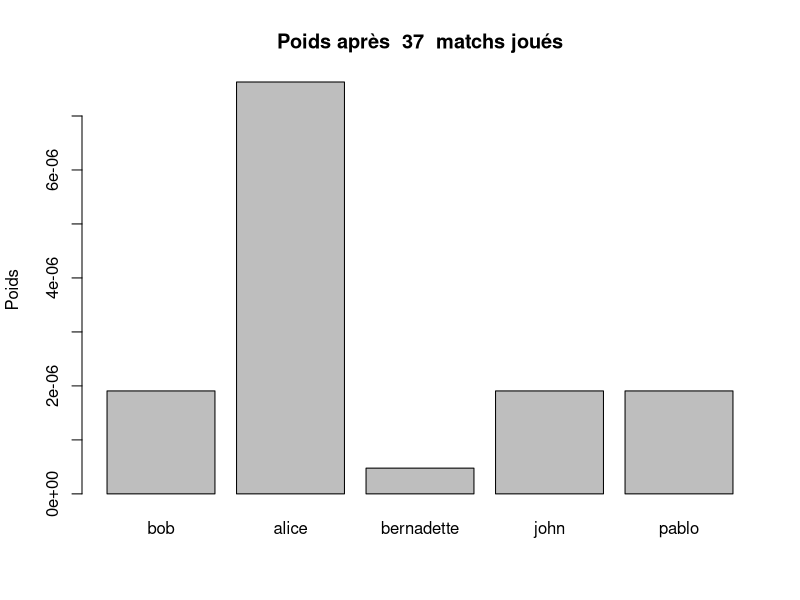

The R script that drew this image:
#setwd("Documents/40-paris/00-foot/")
prono <- read.table(file="pronostics.txt",header=TRUE,sep=";");
results <- read.table(file="resultats.txt",header=TRUE,sep=";");

names_to_id <- function(names){
    id <- NULL;
    for(i in 1:length(names)){
         id <- c(id,experts$id[experts$expert == names[i]]);  
    }
    return(id);
}

name_experts <- unique(prono$expert);
nb_experts <- length(name_experts);
experts <- data.frame(id=1:nb_experts,expert = name_experts,weights = rep(1, nb_experts),
    nb_match_played = rep(0, nb_experts));
nb_matchs <- dim(results)[1];
eta <- 1/2;
for(match_index in 1:nb_matchs){
    resultat_match <- results$resultat[match_index];
    prono_match <- subset(prono,idmatch==as.character(results$idmatch[match_index]));
    players_name <- prono_match$expert;
    id_playing <- names_to_id(players_name);
    experts$nb_match_played[id_playing] <- experts$nb_match_played[id_playing] + 1;
    loosers_name <- prono_match$expert[prono_match$pronostic!=as.character(resultat_match)];
    id_loosers <- names_to_id(loosers_name);
    if(length(loosers_name)>0){
        experts$weights[id_loosers] <- (1 - eta) * experts$weights[id_loosers];
    }
    cat('\n');
    print(loosers_name);
    print(experts);
}
##weights are ponderated by the amount of pronosticated match
##2/3 of non-played matchs are lost by the player
experts$weights <- experts$weights * 
    (1 - eta)**(2/3*(max(experts$nb_match_played) - experts$nb_match_played));
save(experts,file="experts.rda")

##plot
x11();
barplot(experts$weights,names.arg=experts$expert,
    main=paste("Poids après ",max(experts$nb_match_played)," matchs joués"),
    ylab="Poids")
dev.copy2pdf(file="experts.pdf");
dev.off();